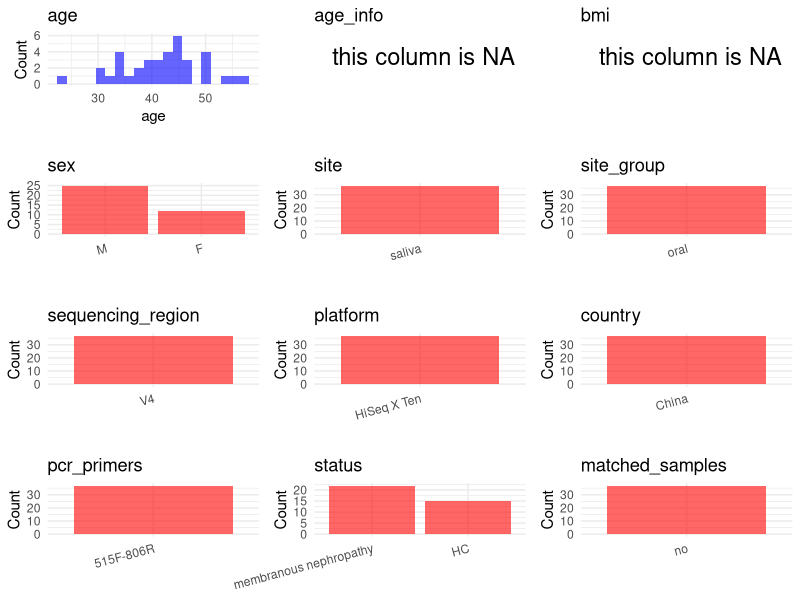

This figure's R source: (Note: this script raises an error after producing the figure.)
## ---- chunk 1
# Load libraries
library(dplyr)
library(ggplot2)
library(cowplot)

# (1) Setting working directory
# EDIT HERE: change project_id for each study
project_id <- "PRJNA698736"

base_dir <- "/beegfs/huangxiaochang/global_oral/global-oral-microbiome/data/projects/"
setwd(file.path(base_dir, project_id))

# (2) Loading raw SRA metadata file
sra_file <- "SraRunTable.csv"
initial_meta <- read.csv("SraRunTable.csv", header = TRUE)

# (3) OPTIONAL: If extra metadata (e.g., Table.x or supplemental materials) are available from the article, you may need to merge the file with initial_meta manually. Below is example code for merging. Depending on the specific case of each study, you can customize the code as needed.
# supp_table <- read.csv("supplemental_table.csv", header = TRUE)
# initial_meta <- left_join(initial_meta, supp_table, by = merge_col_name)
## ---- chunk 2
# (1) Read the article in the following order: abstract, the beginning of the results section, and the methods. Understand the sample size, experimental design, and disease group overview. Clarify the sampling sites; for oral and gut samples, specify the exact sites like supragingival plaque, tongue, etc.

# (2) IMPORTANT: MUST go through each column of initial_meta
# head(initial_meta, 10)

# IMPORTANT: Check the unique values in the column of interest or query column.
# lapply(initial_meta[c('body_habitat', 'body_product', 'body_site')], table) # site
# table(initial_meta$host_subject_id) # subject id
# table(initial_meta$platform..exp.) # output is Illumina
# table(initial_meta$target_subfragment..exp.)
## ---- chunk 3
# (1) EDIT HERE: Parameter setup
# NOTE: This project has no lab control samples (blanks/positives) or non-human samples. Leave keywords empty to skip filtering.
control_column <- NA   # column name in initial_meta
# unique(initial_meta[[control_column]])  # uncomment to explore
control_keywords <- c()     # Enter exact keywords

species_column <- NA          # column name in initial_meta
# unique(initial_meta[[species_column]])  # uncomment to explore
non_human_keywords <- c()            # Enter exact keywords


# (2) Remove controls and non-human samples. DO NOT need to modify code in this part, just run it.
n_samples <- nrow(initial_meta)
# Control evaluation
if (length(control_keywords) > 0) {
  if (is.null(control_column) || control_column == "") {
    stop("Error: control_keywords provided but control_column is missing.")
  }

  if (!(control_column %in% colnames(initial_meta))) {
    stop(sprintf("Error: Column '%s' not found in initial_meta.", control_column))
  }

  control_pattern <- paste(control_keywords, collapse = "|")
  control_text <- initial_meta[[control_column]]
  is_control <- grepl(control_pattern, control_text)

} else {
  is_control <- rep(FALSE, n_samples)
}

# Non-human evaluation
if (length(non_human_keywords) > 0) {
  if (is.null(species_column) || species_column == "") {
    stop("Error: non_human_keywords provided but species_column is missing.")
  }

  if (!(species_column %in% colnames(initial_meta))) {
    stop(sprintf("Error: Column '%s' not found in initial_meta.", control_column))
  }

  non_human_pattern <- paste(non_human_keywords, collapse = "|")
  species_text <- initial_meta[[species_column]]
  is_non_human <- grepl(non_human_pattern, species_text)
} else {
  is_non_human <- rep(FALSE, n_samples)
}

# Execute removal
samples_to_remove <- is_control | is_non_human
initial_meta <- initial_meta[!samples_to_remove, ]

cat("Initial samples counts:",n_samples,"\n")
cat("Removed control samples:", sum(is_control), "\n")
cat("Removed non-human samples:", sum(is_non_human), "\n")
cat("Total samples removed ", sum(samples_to_remove), "\n")
cat("Remaining samples after Step 2:", nrow(initial_meta), "\n")
## ---- chunk 4
# Extract columns from initial_meta as follows:
# (1) No modification needed → extract directly.
# (2) Modification needed → create a column start with 'raw_' and mark the target column as "pending".
# (3) Need to find or determine based on the article.

metadata <- data.frame(
  bioproject = initial_meta$BioProject,
  sample_id = initial_meta$Run,
  subject_id = initial_meta$Sample.Name,
  age = initial_meta$Age,
  age_info = NA,
  bmi = NA,
  raw_sex = initial_meta$Sex,
  sex = "pending",
  sequencing_region = "V4",
  platform = initial_meta$Instrument,
  country = initial_meta$geo_loc_name_country,
  raw_site = NA,
  site = "saliva",
  site_group = "pending",
  public_time = initial_meta$ReleaseDate,
  raw_status = initial_meta$Status,
  pcr_primers = NA,
  title = NA,
  disease_study = NA,
  status = "pending",
  matched_samples = "pending",
  is_time_series = "no",
  stringsAsFactors = FALSE
)

metadata$public_time <- as.Date(metadata$public_time)
## ---- chunk 5
# (1) Handle the columns with the `raw_` prefix.
# IMPORTANT: Add comments if the modification is not straightforward!!

# Remap status from SRA Status column
metadata$status <- case_when(
  grepl("Membranous", metadata$raw_status) ~ "membranous nephropathy",
  grepl("Healthy", metadata$raw_status) ~ "HC",
  TRUE ~ NA_character_
)

# Convert sex to standard F/M encoding
metadata$sex <- metadata$raw_sex

metadata$pcr_primers <- "515F-806R"
metadata$title <- "Salivary microbiota analysis of patients with membranous nephropathy"
metadata$disease_study <- "yes"

## ---- chunk 6
# (2) Filling the 'site_group' and 'matched_samples' columns
# editing site_group
unique(metadata$site)
# EDIT HERE: add oral sites
Oral_site = c("saliva", "mouth", "tongue coating", "supragingival plaque", "subgingival plaque", "oral swab", "denture", "tooth", "abscess pus", "adjacent periodontal pocket", "patient healthy crevice", "healthy control crevice", "gingival crevicular fluid", "subgingival plaque")
# EDIT HERE: add gut sites
Gut_site = c("feces", "stool")
# just run
metadata <- metadata %>%
  mutate(site_group = case_when(
    site %in% Oral_site ~ "oral",
    site %in% Gut_site ~ "gut",
    TRUE ~ "other"
  ))

# editing matched_samples, just run.
metadata$matched_samples <- ifelse(
  ave(metadata$subject_id, metadata$subject_id, FUN = length) > 1,
  "yes",
  "no"
)
## ---- chunk 7
# (3) check if there is pending value in metadata. If there is pending value, go on modify the metadata.
# Function to check if a column contains "pending"
has_pending <- function(col) {
  if (is.character(col) || is.factor(col)) {
    any(col == "pending", na.rm = TRUE)
  } else {
    FALSE
  }
}

# Check for any pending value
any_pending_value <- any(sapply(metadata, has_pending))

if (!any_pending_value) {
  message("Good! No cell contains the value 'pending'.")
} else {
  pending_cols <- names(metadata)[sapply(metadata, has_pending)]
  message("Columns containing 'pending': ", paste(pending_cols, collapse = ", "))
  message("Please continue to resolve these pending columns!")
}
## ---- chunk 8
# Select columns for visualization, just run
plot_data <- metadata %>%
  select(-bioproject, -sample_id, -subject_id, -title)

create_simple_plots <- function(data) {
  plots <- list()
  continuous_vars <- c("age", "bmi")

  for (col in colnames(data)) {
    if (all(is.na(data[[col]]))) {
      p <- ggplot() +
        annotate("text", x = 0.5, y = 0.5, label = "this column is NA", size = 6) +
        labs(title = col) +
        theme_void()
    } else if (col %in% continuous_vars && is.numeric(data[[col]])) {
      p <- ggplot(data, aes(x = .data[[col]])) +
        geom_histogram(fill = "blue", alpha = 0.6, bins = 20, na.rm = TRUE) +
        labs(title = col, x = col, y = "Count") +
        theme_minimal()
    } else {
      count_data <- as.data.frame(table(data[[col]], useNA = "ifany"))
      p <- ggplot(count_data, aes(x = reorder(Var1, -Freq), y = Freq)) +
        geom_col(fill = "red", alpha = 0.6) +
        labs(title = col, x = NULL, y = "Count") +
        theme_minimal() +
        theme(axis.text.x = element_text(angle = 15, hjust = 1))
    }
    plots[[col]] <- p
  }

  return(plots)
}

# Generate and arrange plots
plots <- create_simple_plots(plot_data)
p <- plot_grid(plots$age,
               plots$age_info,
               plots$bmi,
               plots$sex,
               plots$site,
               plots$site_group,
               plots$sequencing_region,
               plots$platform,
               plots$country,
               plots$pcr_primers,
               plots$status,
               plots$matched_samples,
               ncol = 3, align = "hv", axis = "lb")
ggsave("Metadata_Summary.png", plot = p, width = 8, height = 6, dpi = 150)
## ---- chunk 9
# Insert Metadata_Summary.png into the current Rmd output
knitr::include_graphics("Metadata_Summary.png")
## ---- chunk 10
# Reorder the data frame
fixed_cols <- c("bioproject", "sample_id", "subject_id", "age", "age_info",
                "bmi", "sex", "platform", "sequencing_region", "pcr_primers",
                "country", "site", "site_group", "disease_study", "status",
                "title", "public_time", "matched_samples", "is_time_series")
metadata <- metadata %>%
  select(all_of(fixed_cols), everything())

# save metadata
# head(metadata)
write.csv(metadata, file = "metadata_v2.csv", quote = TRUE, row.names = FALSE)
